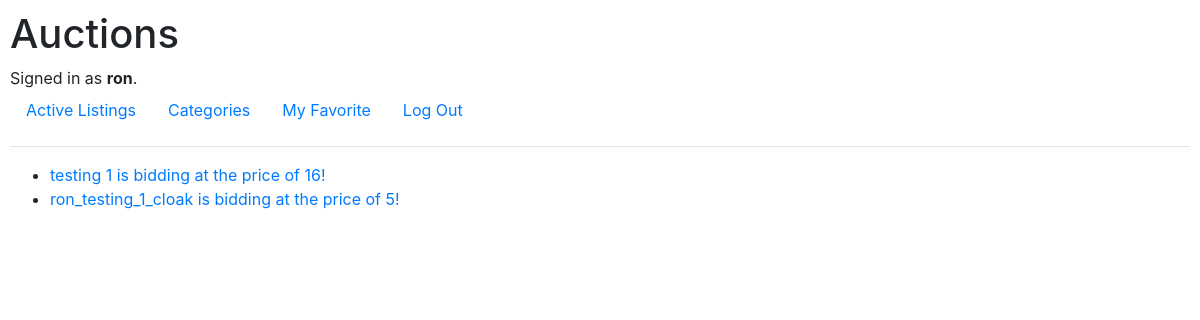
The app's page /my_fav (signed in) with its own data.
### auctions/models.py (models this page shows)
class User(AbstractUser):
    watchlist = models.ManyToManyField('Auction_Listing', related_name="watchedby")
    pass

class Auction_Listing(models.Model):
    title = models.CharField(max_length=64)
    description = models.TextField()
    listing_image_link = models.URLField(blank=True, null=True)
    category = models.CharField(blank=True, null=True, max_length=64)
    bid_price= models.IntegerField()
    owner = models.ForeignKey(User, related_name='owner_listings', on_delete=models.CASCADE)
    winner = models.ForeignKey(User, related_name='winner_listings', on_delete=models.CASCADE, blank=True, null=True)
    def __str__(self):
        return f"{self.title} is bidding at the price of {self.bid_price}!"

### auctions/views.py (the view)
# urls.py: path("my_fav", views.my_fav, name = "my_fav"),
@login_required(login_url="/login?s=t")
def my_fav(request):
    user = request.user
    return render(request, "auctions/my_favorite.html", {
        "favorites":user.watchlist.all()
    })

### auctions/templates/auctions/my_favorite.html
{% extends "auctions/layout.html" %}
{% block body %}
{% if user.is_authenticated %}
<ul>
    {% for favorite in favorites%}
    <li><a href="{% url 'show_listing' favorite.id %}">{{favorite}}</a></li>
    {% empty %}
    <li>No favorite yet.</li>
    {%endfor%}
</ul>
{% endif %}
{% endblock %}

### auctions/templates/auctions/layout.html (shortened to what this page needs)
{% load static %}
<!DOCTYPE html>
<html lang="en">
    <head>
        <link rel="stylesheet" href="https://stackpath.bootstrapcdn.com/bootstrap/4.4.1/css/bootstrap.min.css">
        <link href="{% static 'auctions/styles.css' %}" rel="stylesheet">
    </head>
    <body>
        <h1>Auctions</h1>
        <div>
            {% if user.is_authenticated %}
                Signed in as <strong>{{ user.username }}</strong>.
            {% else %}
                Not signed in.
            {% endif %}
        </div>
        <ul class="nav">
            <li class="nav-item">
                <a class="nav-link" href="{% url 'index' %}">Active Listings</a>
            </li>
            <li class="nav-item">
                <a class="nav-link" href="{% url 'category' %}">Categories</a>
            </li>
            {% if user.is_authenticated %}
                <li class="nav-item">
                    <a class="nav-link" href="{% url 'my_fav' %}">My Favorite</a>
                </li>
                <li class="nav-item">
                    <a class="nav-link" href="{% url 'logout' %}">Log Out</a>
                </li>
            {% endif %}
        </ul>
        <hr>
        {% block body %}
        {% endblock %}
    </body>
</html>

### auctions/static/auctions/styles.css (style rules this page uses)
body { padding: 10px; }

### records on screen
User: username "ron"
Auction_Listing: title+bid_price "testing 1 is bidding at the price of 16!"
Auction_Listing: title+bid_price "ron_testing_1_cloak is bidding at the price of 5!"
